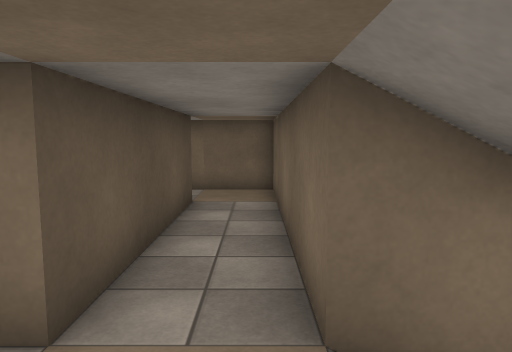
[1] (above)

24 first-person views from a walk through a Unity game level. The camera is 1.5 m above the floor, tilts 6° down and sees 70° across. The floor is counted in squares, 1 m on a side. Each view is taken from the middle of a square. On the plan, view 1 faces up. The plan holds only what a view shows up to about 16 squares ahead; the rest is blank. The player character is not drawn. Surface patterns are stand-ins for the level's own textures.

[2]
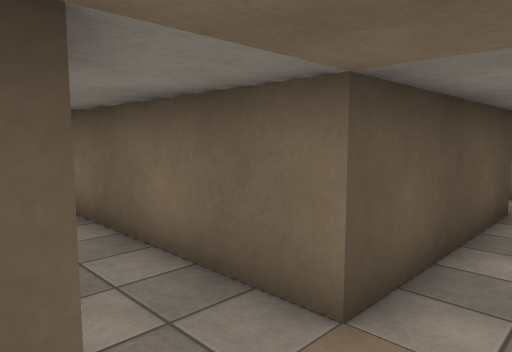

[3]
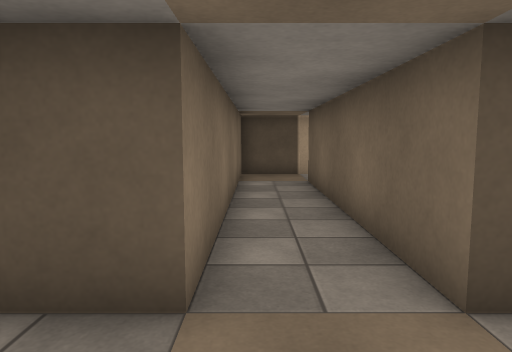

[4]
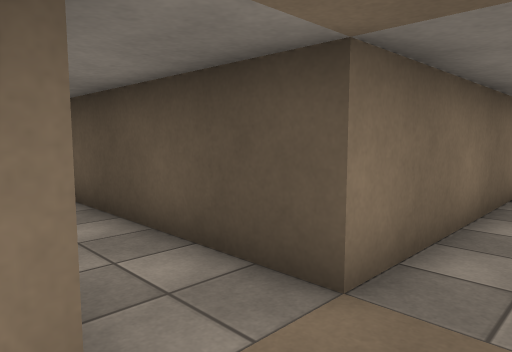

[5]
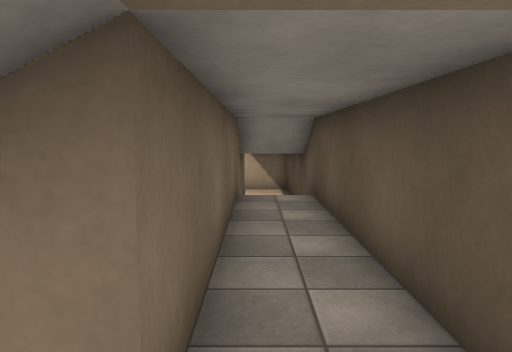

[6]
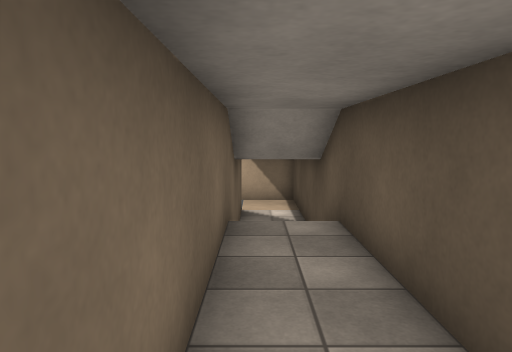

[7]
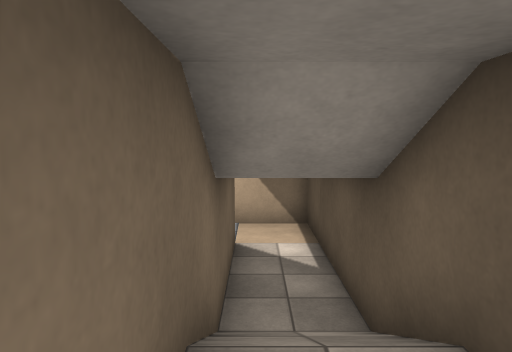

[8]
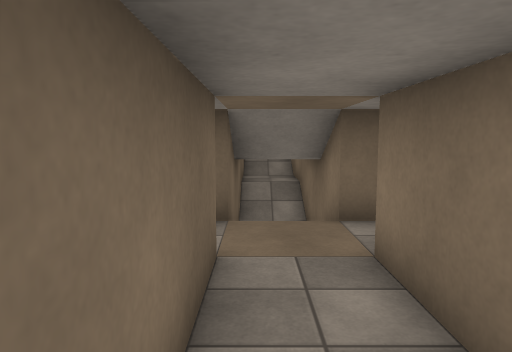

[9]
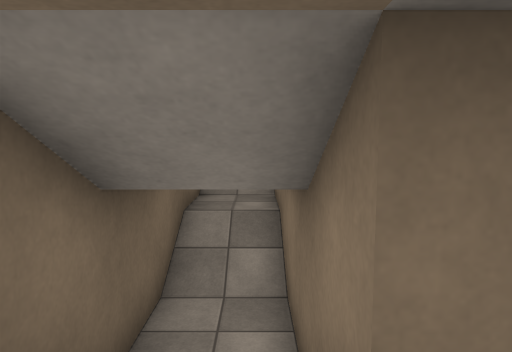

[10]
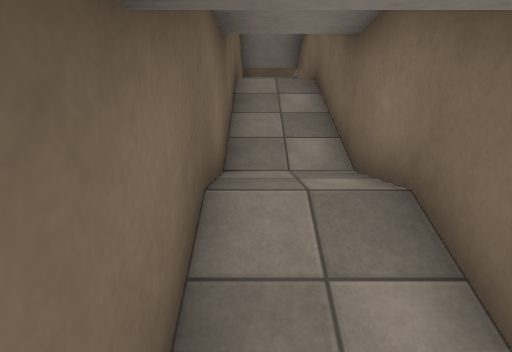

[11]
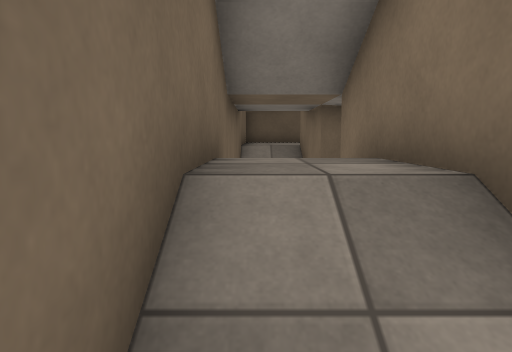

[12]
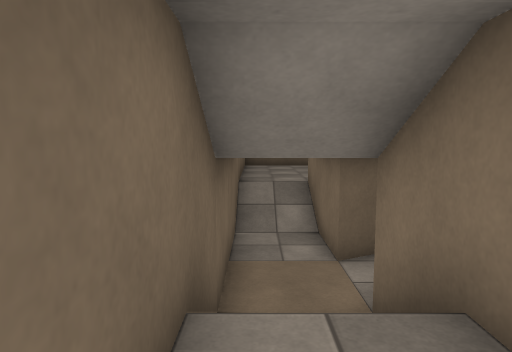

[13]
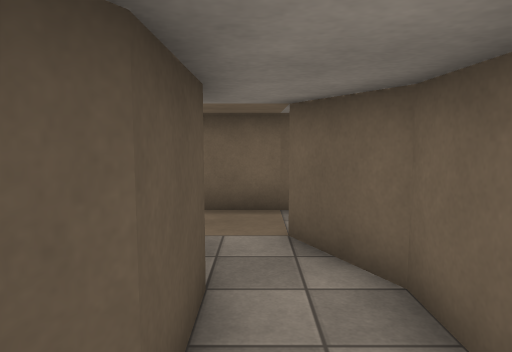

[14]
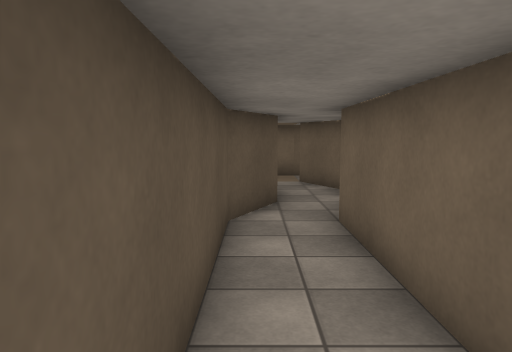

[15]
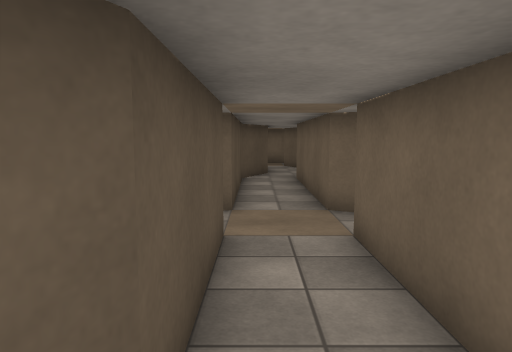

[16]
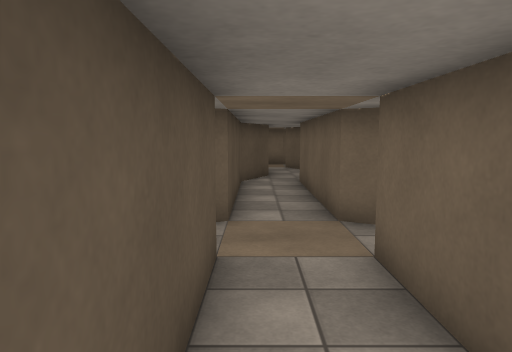

[17]
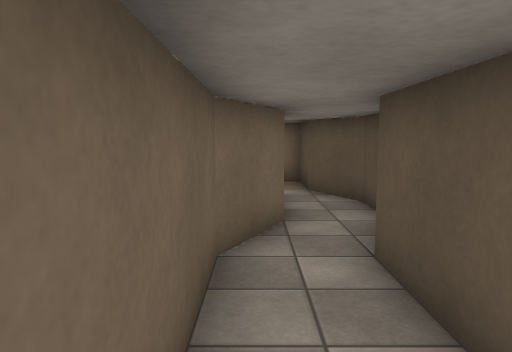

[18]
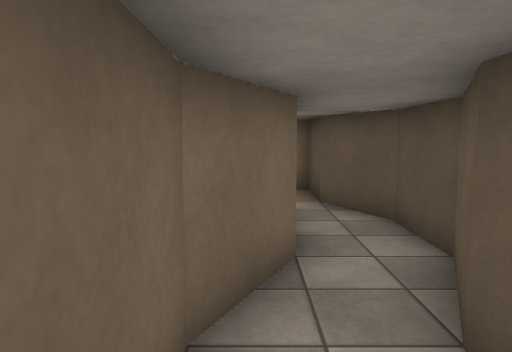

[19]
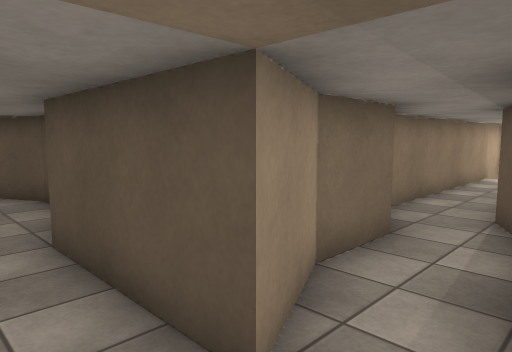

[20]
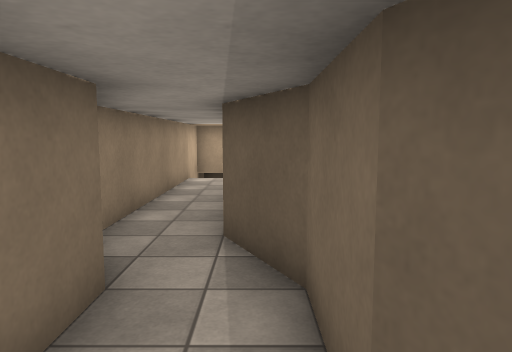

[21]
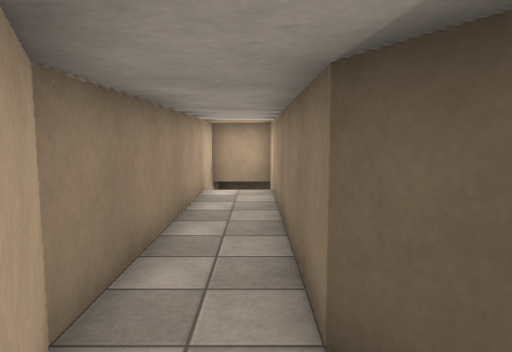

[22]
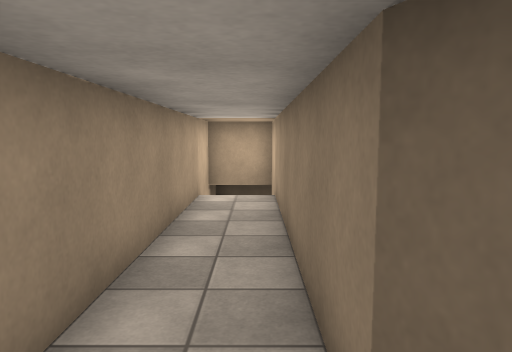

[23]
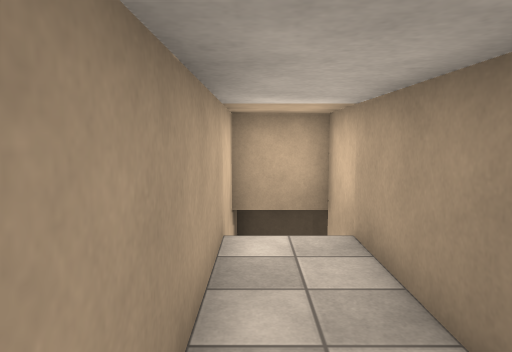

[24]
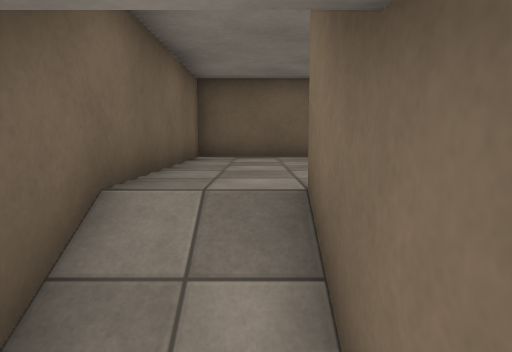

### Floor plan
Key: @ floor where view 1 was taken; # wall or solid block; . main floor; - floor 1 m lower than the main floor; : floor 1 m higher than the main floor; _ floor 2 m lower than the main floor; / step, stairs or slope; O other object.
Columns run from 12 left of view 1 to 29 right of it. Each row starts with its distance up from view 1.
 11           #OO
 10              O
  9              O
  8           #--#
  7           #--#
  6           #--#
  5            --#
  4           #--#
  3 #  ########--################OO###########
  2 #  ----------//__//--////:://  ..//::::::#
  1    --------- / __//--////::    ..//::::::#
  0    ########-@#################.####::::::#
 -1           #--#               #.##
 -2           #--#               #..#
 -3           #--#               #..#
 -4           #--#               #.
 -5           #--#              ##.#
 -6           #--#              #..#
 -7           #--#              #..#
 -8           #//#              #..#
 -9           #//#              #..#
-10           #__#              #..#
-11           #__#              #..#
-12           #__#          #### ..#
-13           #__OO##########.... ..
-14           #    ............##..#
-15                ........######..#
-16               ##########    #..#
-17                             #..#
-18                             #.##
-19                            ##.#
-20                            #..#
-21                            #..
-22                            ##.
-23                             #.
-24                             #

Positions as (right, up) in squares from view 1, and headings:
1: (0, 0), facing up
2: (0, 0), facing up-left
3: (1, 1), facing left
4: (1, 2), facing down-left
5: (0, 2), facing down
6: (0, -1), facing down
7: (0, -5), facing down
8: (-6, 2), facing right
9: (-1, 1), facing right
10: (3, 2), facing right
11: (10, 2), facing right
12: (12, 2), facing right
13: (18, -5), facing up
14: (17, -12), facing up
15: (17, -19), facing up
16: (17, -18), facing up
17: (18, -13), facing down
18: (18, -15), facing down
19: (18, -12), facing down-left
20: (16, -13), facing left
21: (13, -14), facing left
22: (12, -14), facing left
23: (8, -15), facing left
24: (19, 1), facing right
